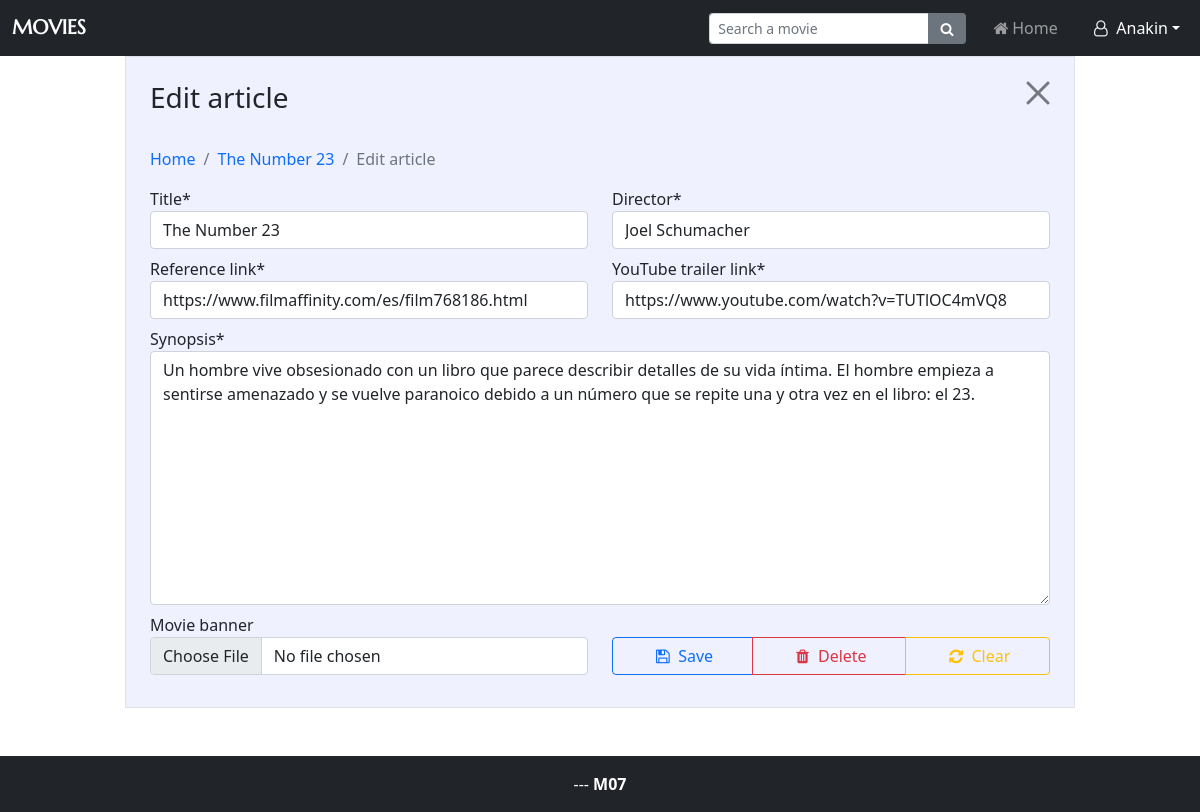
Screenshot of /controller/edit.php?id=9 (signed in) with the database file from the repository.
### tables this page shows
CREATE TABLE `users` (
  `nickname` varchar(100) NOT NULL,
  `email` varchar(255) NOT NULL,
  `password` varchar(500) NOT NULL,
  `id` int(11) NOT NULL,
  `reset_token` text NOT NULL,
  `remember_me_token` text NOT NULL,
  `social_provider` enum('','Twitter','GitHub','Google') NOT NULL,
  `role` varchar(10) NOT NULL
);

CREATE TABLE `posts` (
  `id` int(11) NOT NULL,
  `synopsis` text NOT NULL,
  `title` text NOT NULL,
  `director` text NOT NULL,
  `link` text NOT NULL,
  `youtube_link` text NOT NULL,
  `user_id` int(11) NOT NULL,
  `dateTime` timestamp NOT NULL DEFAULT current_timestamp(),
  `image_path` text NOT NULL
);

### controller/edit.php (called while the page is built, shortened)
<?php
require_once '../model/pdo-articles.php';
require_once '../controller/session.php';
$errors = [];
$userId = getSessionUserId();
if (isset($_GET['id'])) {
    $articleId = $_GET['id'];
    $article = getPost($articleId);
    $title = $article['title'];
    $director = $article['director'];
    $link = $article['link'];
    $ytLink = $article['youtube_link'];
    $synopsis = $article['synopsis'];
} else if (isset($_POST['guardar'])) {
    $imagePath = "";
    $title = sanitizeString($_POST['title']);
    $director = sanitizeString($_POST['director']);
    $link = sanitizeString($_POST['link']);
    $ytLink = sanitizeString($_POST['youtube']);
    $synopsis = sanitizeString($_POST['synopsis']);
    checkUserInput($title, $director, $link, $ytLink, $synopsis);
    if (empty($errors)) {
        if (isset($_SESSION["articleId"])) {
            $articleId = $_SESSION["articleId"];
            updatePost($articleId, $title, $director, $link, $ytLink, $synopsis);
            header("Location: article.php?id=$articleId");
            exit;
        } else {
            $articleId = createPost($userId, $title, $director, $link, $ytLink, $synopsis);
            $_SESSION["articleId"] = $articleId;
        }
    } else {
        $articleId = $_SESSION["articleId"];
    }
    $article = getPost($articleId);
} else unset($_SESSION['articleId']);
include_once '../view/edit.view.php';

### controller/navbar.php (called while the page is built, shortened)
<?php
require_once '../model/pdo-users.php';
require_once '../controller/session.php';
    $userId = getSessionUserId();
    $anonUser = $userId == 0;
    if (!$anonUser) {
        $nickname = getUserNicknameById($userId);
        $role = getUserRoleById($userId);
    } else $changePasswordVisibility = '';
    $file = pathinfo($_SERVER['PHP_SELF'])['filename'];
    $homeActive = $file == "index" ? "active" : "";
    $createActive = $file == "edit" ? "active" : "";
    $passwordActive = $file == "change-password" ? "active" : "";
    include_once '../view/navbar.view.php';

### controller/session.php (called while the page is built, shortened)
<?php
require_once "../model/pdo-users.php";
function getSessionUserId() {
    if (isset($_SESSION["userId"])) {
        return $_SESSION["userId"];
    } else {
        return 0;
    }
}

### model/pdo-users.php (called while the page is built, shortened)
<?php
function getUserNicknameById($userId)
{
    try {
        $connexio = getConnection();
        $statement = $connexio->prepare('SELECT nickname FROM users WHERE id = :userId');
        $statement->bindParam('userId', $userId, PDO::PARAM_INT);
        $statement->execute();
        $result = $statement->fetch();
        return $result['nickname'];
    } catch (PDOException $e) {
        die("No es pot establir connexió amb la base de dades");
    }
}
function getUserRoleById($userId)
{
    try {
        $connexio = getConnection();
        $statement = $connexio->prepare('SELECT role FROM users WHERE id = :userId');
        $statement->bindParam('userId', $userId, PDO::PARAM_INT);
        $statement->execute();
        $result = $statement->fetch();
        return $result['role'];
    } catch (PDOException $e) {
        die("No es pot establir connexió amb la base de dades..");
    }
}

### model/pdo-articles.php (called while the page is built, shortened)
<?php
function getPost($articleId)
{
    try {
        $connexio = getConnection();
        $statement = $connexio->prepare('
        SELECT title, director, link, youtube_link, synopsis, id, dateTime, image_path, user_id,
        (SELECT nickname FROM users WHERE id = user_id) AS nickname
        FROM posts WHERE id = :articleId');
        $statement->bindParam('articleId', $articleId, PDO::PARAM_INT);
        $statement->execute();
        return $statement->fetch();
    } catch (PDOException $e) {
        die("No es pot establir connexió amb la base de dades");
    }
}

### view/edit.view.php (the view, shortened to what this page needs)
<!DOCTYPE html>
<html lang="en">
<head>
    <link rel="stylesheet" href="../view/bootstrap/css/bootstrap.min.css">
    <link rel="stylesheet" href="../view/fontello/css/fontello.css">
    <link rel="stylesheet" href="../view/styles.css">
</head>
<body>
<?php require_once '../controller/navbar.php' ?>
    <main class="container">
        <div class="row justify-content-center h-100">
            <div class="edit d-grid gap-3 p-4 border col-md-10 col-12 align-items-center">
                <form action="<?php echo $_SERVER['PHP_SELF'] ?>" id="form" method="POST" novalidate enctype="multipart/form-data">
                    <header class="col-12 d-flex justify-content-between mb-4">
                        <h3>
                            <?php echo isset($_SESSION["articleId"]) ? "Edit" : "Create new" ?> article
                        </h3>
                        <h4>
                            <a type="button" class="btn-close p-0" title="Close" href="index.php"></a>
                        </h4>
                    </header>
                    <nav aria-label="breadcrumb">
                    <ol class="breadcrumb">
                        <li class="breadcrumb-item" title="Go to home"><a href="index.php">Home</a></li>
                        <?php
                        if (isset($_SESSION["articleId"])) {
                            $titleDB = $article['title'];
                            echo "
                            <li class='breadcrumb-item' title='Go to this post'>
                                <a href='article.php?id=$articleId'>$titleDB</a>
                            </li>";
                        }
                        ?>
                        <li class="breadcrumb-item active" aria-current="page"><?php echo isset($_SESSION["articleId"]) ? "Edit" : "Create" ?> article</li>
                    </ol>
                    </nav>
                    <div class="row">
                        <div class="col-md-6 col-12 form-group mb-2">
                            <label for="title">Title*</label>
                            <input type="text" id="title" name="title" placeholder="Type the title" class="form-control <?php echo isset($errors['title']) ? "is-invalid" : "" ?>" value="<?php echo isset($title) ? $title : '' ?>">
                        </div>
                        <div class="col-md-6 col-12 form-group mb-2">
                            <label for="director">Director*</label>
                            <input type="text" id="director" name="director" placeholder="Type the director" class="form-control <?php echo isset($errors['director']) ? "is-invalid" : "" ?>" value="<?php echo isset($director) ? $director : '' ?>">
                        </div>
                    </div>
                    <div class="row">
                        <div class="col-md-6 col-12 form-group mb-2">
                            <label for="link">Reference link*</label>
                            <input type="text" id="link" name="link" placeholder="Type the reference link" class="form-control <?php echo isset($errors['link']) ? "is-invalid" : "" ?>" value="<?php echo isset($link) ? $link : '' ?>">
                        </div>
                        <div class="col-md-6 col-12 form-group mb-2">
                            <label for="youtube">YouTube trailer link*</label>
                            <input type="text" id="youtube" name="youtube" placeholder="Type the YouTube trailer link" class="form-control <?php echo isset($errors['youtube']) ? "is-invalid" : "" ?>" value="<?php echo isset($ytLink) ? $ytLink : '' ?>">
                        </div>
                    </div>
                    <div class="form-group mb-2">
                        <label for="synopsis">Synopsis*</label>
                        <textarea rows="10" id="synopsis" name="synopsis" class="form-control <?php echo isset($errors['synopsis']) ? "is-invalid" : "" ?>"><?php echo isset($synopsis) ? $synopsis : '' ?></textarea>
                    </div>
                    <div class="row mb-2 align-items-end">
                        <div class="form-group col-md-6 col-12">
                            <label for="file">Movie banner</label>
                            <input class="form-control" type="file" id="file" name="file" accept="image/png, image/jpeg">
                        </div>
                        <div class="btn-group mt-3 col-md-6 col-12">
                            <button class="btn btn-outline-primary" type="submit" name="guardar" title="Save post">
                                <span class="icon-floppy"> Save</span>
                            </button>
                            <a class="btn btn-outline-danger" title="Delete post" onclick="show_confirm(<?php echo isset($articleId) ? $articleId : 0 ?>)">
                                <span class="icon-trash"> Delete</span>
                            </a>
                            <button class="btn btn-outline-warning" type="button" id="clear" title="Clear form">
                                <span class="icon-arrows-cw"> Clear</span>
                            </button>
                        </div>
                    </div>
                </form>
            </div>
        </div>
    </main>
    <?php include_once '../view/footer.view.php' ?>
</body>
</html>

### view/navbar.view.php (shortened to what this page needs)
<nav class="navbar fixed-top navbar-expand-lg navbar-dark bg-dark">
  <div class="container-fluid">
    <a class="navbar-brand" href="index.php">Movies</a>
    <div class="collapse navbar-collapse" id="navbarNav">
      <ul class="navbar-nav ms-md-auto gap-2">
        <li class="nav-item align-self-center">
          <form method="GET" action="index.php" class="input-group input-group-sm">
            <input type="search" name="search" class="form-control" placeholder="Search a movie" value="<?php echo isset($_GET['search']) ? $_GET['search'] : '' ?>"/>
            <button type="submit" title="Search a movie" class="btn btn-secondary">
              <i class="icon-search"></i>
            </button>
          </form>
        </li>
        <li class="nav-item rounded">
          <a class="nav-link <?php echo $homeActive ?>" aria-current="page" href="index.php"><span class="icon-home"></span>Home</a>
        </li>
        <li class="nav-item dropdown rounded">
          <?php
          if ($anonUser)
            echo <<<STR
                <a class="nav-link dropdown-toggle $loginActive $signupActive" href="#" id="navbarDropdown" role="button" data-bs-toggle="dropdown" aria-expanded="false"><i class="bi bi-person-fill me-2"></i><span class="icon-user-o"></span> Sign in </a>
                <ul class="dropdown-menu dropdown-menu-end">
                <li><a class="dropdown-item $loginActive" href="login.php"><span class="icon-user-o"></span> Log in</a></li>
                <li><a class="dropdown-item $signupActive" href="sign-up.php"><span class="icon-user-plus"></span> Sign up</a></li>
            STR;
          else if ($role == 'admin')
            echo <<<STR
            <a class="nav-link dropdown-toggle $createActive $passwordActive" href="#" id="navbarDropdown" role="button" data-bs-toggle="dropdown" aria-expanded="false"><i class="bi bi-person-fill me-2"></i><span class="icon-user-o"></span> $nickname</a>
            <ul class="dropdown-menu dropdown-menu-end">
            <li><a class="dropdown-item $createActive" href="edit.php"><span class="icon-plus"></span> New post</a></li>
            <li><a class="dropdown-item $passwordActive $changePasswordVisibility" href="change-password.php"><span class="icon-key"></span> Change password</a></li>
            <li><a class="dropdown-item " href="recovery-password.php"><span class="icon-key"></span> Recovery password</a></li>
            <li><a class="dropdown-item " href="list-users.php"><strong>Admin:</strong> Llistar usuaris</a></li>
            <li><a class="dropdown-item " href="close-account.php"><strong style="color:red">Perill!</strong> Eliminar compte</a></li>
            <div class="dropdown-divider"></div>
            <li><a class="dropdown-item" href="clear-session.php"><span class="icon-logout"></span> Log out</a></li>
            STR;
          else echo <<<STR
                <a class="nav-link dropdown-toggle $createActive $passwordActive" href="#" id="navbarDropdown" role="button" data-bs-toggle="dropdown" aria-expanded="false"><i class="bi bi-person-fill me-2"></i><span class="icon-user-o"></span> $nickname</a>
                <ul class="dropdown-menu dropdown-menu-end">
                <li><a class="dropdown-item $createActive" href="edit.php"><span class="icon-plus"></span> New post</a></li>
                <li><a class="dropdown-item $passwordActive $changePasswordVisibility" href="change-password.php"><span class="icon-key"></span> Change password</a></li>
                <li><a class="dropdown-item " href="recovery-password.php"><span class="icon-key"></span> Recovery password</a></li>
                <li><a class="dropdown-item " href="close-account.php"><strong style="color:red">Perill!</strong> Eliminar compte</a></li>
                <div class="dropdown-divider"></div>
                <li><a class="dropdown-item" href="clear-session.php"><span class="icon-logout"></span> Log out</a></li>
                STR;
          ?>
      </ul>
      </li>
      </ul>
    </div>
  </div>
</nav>

### view/styles.css (style rules this page uses)
html, body { height: 100%; }
body { padding-top: 3.5rem; display: flex; flex-direction: column; word-break: break-word; }
main { flex: 1 0 auto; }
span[class^='icon'] { display: inline-block; }
a { text-decoration: none; }
.edit { height: 100%; background-color: #eff1ff; }
.navbar-brand { font-family: Marcellus; text-transform: uppercase; font-weight: bold; }

### rows the page displays
users: nickname "Anakin"
posts: title "The Number 23", director "Joel Schumacher", link "https://www.filmaffinity.com/es/film768186.html", youtube "https://www.youtube.com/watch?v=TUTlOC4mVQ8", synopsis "Un hombre vive obsesionado con un libro que parece describir detalles de su vida íntima. El hombre empieza a sentirse amenazado y se vuelve paranoico debido a un número que se repite una y otra vez en el libro: el 23."
